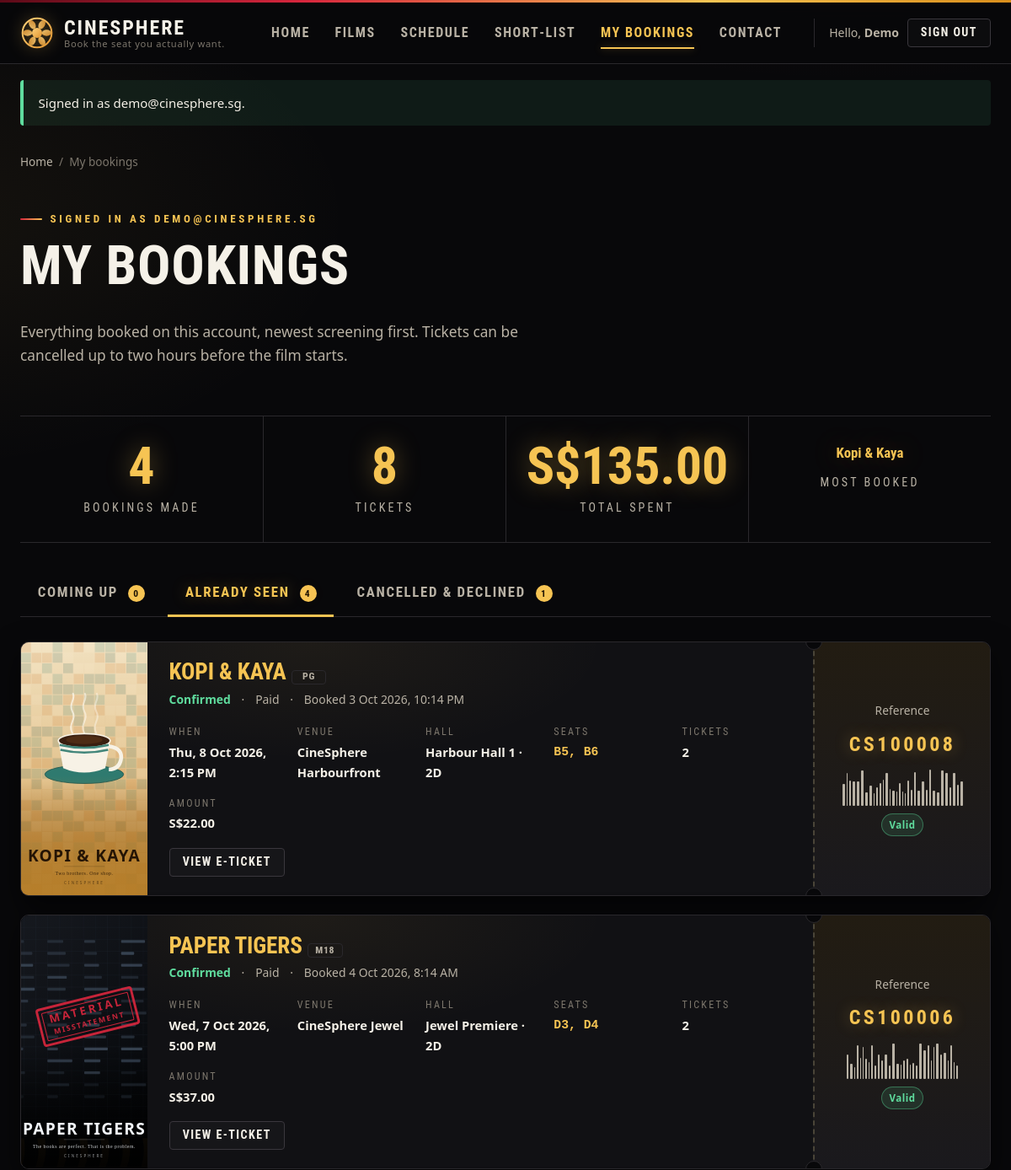
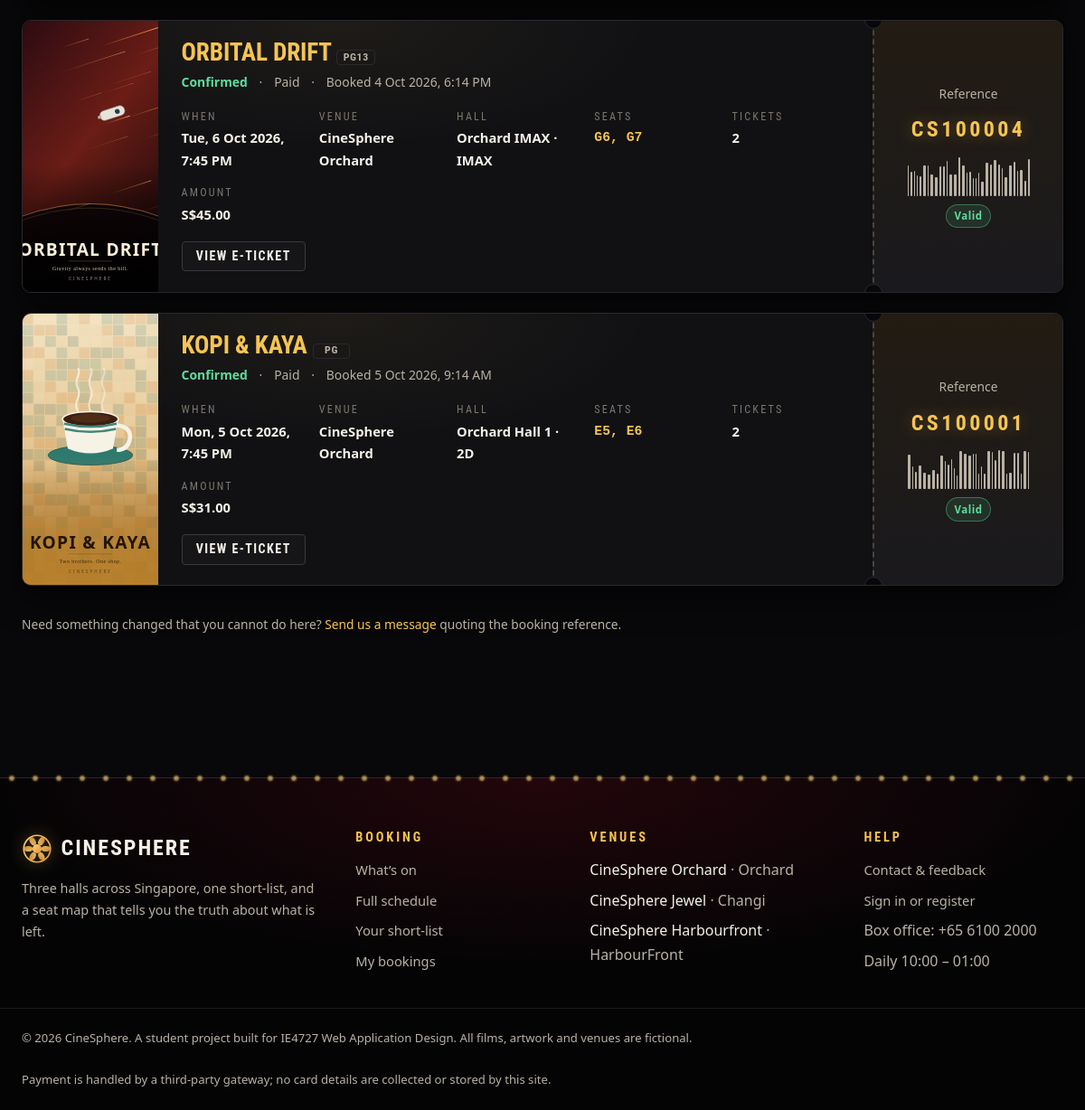
The page /mybookings.php?show=past (signed in) on the database its author committed (2 pictures, top to bottom).
### tables this page shows
CREATE TABLE users (
    user_id       INT AUTO_INCREMENT PRIMARY KEY,
    full_name     VARCHAR(80)  NOT NULL,
    email         VARCHAR(120) NOT NULL,
    phone         VARCHAR(20)  NOT NULL,
    password_hash VARCHAR(255) NOT NULL,
    birth_date    DATE         DEFAULT NULL,
    role          ENUM('customer','admin') NOT NULL DEFAULT 'customer',
    is_active     TINYINT(1)   NOT NULL DEFAULT 1,
    created_at    DATETIME     NOT NULL DEFAULT CURRENT_TIMESTAMP,
    last_login    DATETIME     DEFAULT NULL,
    CONSTRAINT uq_users_email UNIQUE (email)
);

CREATE TABLE bookings (
    booking_id     INT AUTO_INCREMENT PRIMARY KEY,
    booking_ref    VARCHAR(16) NOT NULL,
    user_id        INT NOT NULL,
    showtime_id    INT NOT NULL,
    seat_count     TINYINT UNSIGNED NOT NULL,
    total_amount   DECIMAL(8,2) NOT NULL,
    booking_status ENUM('confirmed','cancelled','failed') NOT NULL DEFAULT 'confirmed',
    payment_status ENUM('paid','unpaid','refunded')       NOT NULL DEFAULT 'unpaid',
    payment_method VARCHAR(40) NOT NULL DEFAULT 'Third-party gateway',
    email_sent     TINYINT(1)  NOT NULL DEFAULT 0,
    booked_at      DATETIME    NOT NULL DEFAULT CURRENT_TIMESTAMP,
    updated_at     DATETIME    NOT NULL DEFAULT CURRENT_TIMESTAMP
                                ON UPDATE CURRENT_TIMESTAMP,
    CONSTRAINT uq_booking_ref UNIQUE (booking_ref),
    CONSTRAINT fk_book_user FOREIGN KEY (user_id)
        REFERENCES users(user_id) ON DELETE CASCADE,
    CONSTRAINT fk_book_show FOREIGN KEY (showtime_id)
        REFERENCES showtimes(showtime_id) ON DELETE CASCADE
);

CREATE TABLE movies (
    movie_id     INT AUTO_INCREMENT PRIMARY KEY,
    title        VARCHAR(120) NOT NULL,
    tagline      VARCHAR(160) NOT NULL DEFAULT '',
    synopsis     TEXT         NOT NULL,
    genre        VARCHAR(60)  NOT NULL,
    language     VARCHAR(40)  NOT NULL DEFAULT 'English',
    duration_min SMALLINT UNSIGNED NOT NULL,
    classification ENUM('G','PG','PG13','NC16','M18') NOT NULL DEFAULT 'PG13',
    director     VARCHAR(80)  NOT NULL,
    cast_list    VARCHAR(255) NOT NULL,
    release_date DATE         NOT NULL,
    poster       VARCHAR(80)  NOT NULL,
    banner       VARCHAR(80)  NOT NULL DEFAULT '',
    user_score   DECIMAL(3,1) NOT NULL DEFAULT 0.0,
    status       ENUM('now_showing','coming_soon','archived')
                 NOT NULL DEFAULT 'now_showing',
    created_at   DATETIME NOT NULL DEFAULT CURRENT_TIMESTAMP
);

CREATE TABLE showtimes (
    showtime_id INT AUTO_INCREMENT PRIMARY KEY,
    movie_id    INT  NOT NULL,
    hall_id     INT  NOT NULL,
    show_date   DATE NOT NULL,
    show_time   TIME NOT NULL,
    format      ENUM('2D','3D','IMAX') NOT NULL DEFAULT '2D',
    base_price  DECIMAL(6,2) NOT NULL,
    status      ENUM('open','sold_out','cancelled') NOT NULL DEFAULT 'open',
    CONSTRAINT uq_hall_slot UNIQUE (hall_id, show_date, show_time),
    CONSTRAINT fk_show_movie FOREIGN KEY (movie_id)
        REFERENCES movies(movie_id) ON DELETE CASCADE,
    CONSTRAINT fk_show_hall  FOREIGN KEY (hall_id)
        REFERENCES halls(hall_id)  ON DELETE CASCADE
);

CREATE TABLE cinemas (
    cinema_id   INT AUTO_INCREMENT PRIMARY KEY,
    name        VARCHAR(80)  NOT NULL,
    location    VARCHAR(80)  NOT NULL,
    address     VARCHAR(200) NOT NULL,
    phone       VARCHAR(20)  NOT NULL,
    opening_hrs VARCHAR(60)  NOT NULL DEFAULT '10:00 - 01:00 daily'
);

CREATE TABLE halls (
    hall_id       INT AUTO_INCREMENT PRIMARY KEY,
    cinema_id     INT NOT NULL,
    hall_name     VARCHAR(40) NOT NULL,
    hall_type     ENUM('Standard','Premium','IMAX') NOT NULL DEFAULT 'Standard',
    row_count     TINYINT UNSIGNED NOT NULL,
    seats_per_row TINYINT UNSIGNED NOT NULL,
    CONSTRAINT fk_halls_cinema FOREIGN KEY (cinema_id)
        REFERENCES cinemas(cinema_id) ON DELETE CASCADE
);

### mybookings.php (the view, shortened to what the rows shown need)
<?php
require_once __DIR__ . '/includes/auth.php';
$user_id = current_user_id();
$me      = current_user();
$filter = (string) ($_GET['show'] ?? 'upcoming');
$all = db_all(
    'SELECT b.*, st.show_date, st.show_time, st.format,
            m.movie_id, m.title, m.poster, m.classification, m.duration_min,
            h.hall_name, h.hall_type,
            c.name AS cinema_name, c.location AS cinema_location,
            c.address AS cinema_address,
            TIMESTAMP(st.show_date, st.show_time) AS starts_at
       FROM bookings   b
       JOIN showtimes st ON st.showtime_id = b.showtime_id
       JOIN movies    m  ON m.movie_id     = st.movie_id
       JOIN halls     h  ON h.hall_id      = st.hall_id
       JOIN cinemas   c  ON c.cinema_id    = h.cinema_id
      WHERE b.user_id = ?
      ORDER BY TIMESTAMP(st.show_date, st.show_time) DESC',
    [$user_id]
);
$upcoming = [];
$past     = [];
$other    = [];
$now      = time();
foreach ($all as $b) {
    $b['seats']    = get_booking_seats((int) $b['booking_id']);
    $b['starts']   = strtotime($b['starts_at']);
    $b['can_cancel'] = ($b['booking_status'] === 'confirmed')
                     && ($b['starts'] - $now > 2 * 3600);
    if ($b['booking_status'] !== 'confirmed') {
        $other[] = $b;
    } elseif ($b['starts'] >= $now) {
        $upcoming[] = $b;
    } else {
        $past[] = $b;
    }
}
usort($upcoming, static fn($a, $b) => $a['starts'] <=> $b['starts']);
$lists = ['upcoming' => $upcoming, 'past' => $past, 'other' => $other];
$shown = $lists[$filter];
require __DIR__ . '/includes/header.php';
?>
<section class="section-tight">
  <div class="container">
    <span class="eyebrow">Signed in as <?= e($me['email']) ?></span>
    <h1>My bookings</h1>
    <p class="lede">
      Everything booked on this account, newest screening first. Tickets can
      be cancelled up to two hours before the film starts.
    </p>
  </div>
</section>
<div class="container" style="padding-bottom:4rem;">
  <?php if (!$shown): ?>
    <div class="empty-state">
      <img src="images/step-confirm.svg" alt="" width="74" height="74">
      <?php if ($filter === 'upcoming'): ?>
        <h2>Nothing booked yet</h2>
        <p class="muted">When you confirm a booking it will appear here with its reference.</p>
        <a class="btn btn-primary" href="movies.php">Find a film</a>
      <?php elseif ($filter === 'past'): ?>
        <h2>No past screenings</h2>
        <p class="muted">Films you have already been to will be listed here.</p>
      <?php else: ?>
        <h2>Nothing cancelled or declined</h2>
        <p class="muted">Cancelled bookings and declined payment attempts would show here.</p>
      <?php endif; ?>
    </div>
  <?php else: ?>
    <?php foreach ($shown as $b):
        $isConfirmed = ($b['booking_status'] === 'confirmed');
        $statusClass = 'status-' . $b['booking_status']; ?>
      <article class="ticket">
        <div class="ticket-poster">
          <img src="images/<?= e($b['poster']) ?>"
               alt="Poster for <?= e($b['title']) ?>" width="150" height="225" loading="lazy">
        </div>
        <div class="ticket-main">
          <h3>
            <a href="movie.php?id=<?= (int) $b['movie_id'] ?>"><?= e($b['title']) ?></a>
            <span class="rating"><?= e($b['classification']) ?></span>
          </h3>
          <p class="meta-row small" style="margin-bottom:.4rem;">
            <span class="<?= e($statusClass) ?>" style="font-weight:700;">
              <?= e(ucfirst($b['booking_status'])) ?>
            </span>
            <span>&middot;</span>
            <span><?= e(ucfirst($b['payment_status'])) ?></span>
            <span>&middot;</span>
            <span>Booked <?= e(date('j M Y, g:i A', strtotime($b['booked_at']))) ?></span>
          </p>
          <dl class="ticket-facts">
            <div><dt>When</dt>
              <dd><?= e(pretty_date($b['show_date'])) ?>, <?= e(pretty_time($b['show_time'])) ?></dd></div>
            <div><dt>Venue</dt>
              <dd><?= e($b['cinema_name']) ?></dd></div>
            <div><dt>Hall</dt>
              <dd><?= e($b['hall_name']) ?> &middot; <?= e($b['format']) ?></dd></div>
            <div><dt>Seats</dt>
              <dd class="seats">
                <?= $b['seats'] ? e(seat_list_text($b['seats'])) : '&mdash;' ?>
              </dd></div>
            <div><dt>Tickets</dt>
              <dd><?= (int) $b['seat_count'] ?></dd></div>
            <div><dt>Amount</dt>
              <dd><?= e(money($b['total_amount'])) ?></dd></div>
          </dl>
          <div class="btn-row" style="margin-top:1.1rem;">
            <?php if ($isConfirmed): ?>
              <a class="btn btn-ghost btn-sm"
                 href="confirmation.php?ref=<?= e(urlencode($b['booking_ref'])) ?>">
                View e-ticket
              </a>
            <?php endif; ?>
          </div>
        </div>
        <div class="ticket-stub">
          <span class="small muted">Reference</span>
          <span class="ticket-ref"><?= e($b['booking_ref']) ?></span>
          <?php if ($isConfirmed): ?>
            <span class="barcode" data-ref="<?= e($b['booking_ref']) ?>" aria-hidden="true"></span>
            <span class="badge badge-good">Valid</span>
          <?php elseif ($b['booking_status'] === 'cancelled'): ?>
            <span class="badge badge-sold">Cancelled</span>
          <?php else: ?>
            <span class="badge badge-mid">Not paid</span>
          <?php endif; ?>
        </div>
      </article>
    <?php endforeach; ?>
  <?php endif; ?>
</div>
<?php require __DIR__ . '/includes/footer.php'; ?>

### includes/header.php (shortened to what the rows shown need)
<?php
require_once __DIR__ . '/auth.php';
$me         = current_user();
?>
<!DOCTYPE html>
<html lang="en">
<head>
<link rel="stylesheet" href="css/style.css?v=<?= (int) filemtime(__DIR__ . '/../css/style.css') ?>">
</head>
<body>
<header class="site-header">
  <div class="container header-inner">
    <nav id="site-navigation" class="site-nav" aria-label="Main">
      <div class="nav-account">
        <?php if ($me): ?>
          <span class="who">Hello, <strong><?= e(explode(' ', $me['full_name'])[0]) ?></strong></span>
          <form method="post" action="logout.php" class="inline-form">
            <button type="submit" class="btn btn-ghost btn-sm">Sign out</button>
          </form>
        <?php else: ?>
          <a class="btn btn-ghost btn-sm" href="account.php">Sign in</a>
          <a class="btn btn-primary btn-sm" href="account.php?tab=register">Register</a>
        <?php endif; ?>
      </div>
    </nav>
  </div>
</header>
<main id="main">

### includes/footer.php (shortened to what the rows shown need)
</main>
<footer class="site-footer">
  <div class="container footer-grid">
    <div class="footer-col">
      <ul class="plain">
<?php
require_once __DIR__ . '/functions.php';
foreach (db_all('SELECT name, location FROM cinemas ORDER BY cinema_id') as $c): ?>
        <li><?= e($c['name']) ?> <span class="muted">&middot; <?= e($c['location']) ?></span></li>
<?php endforeach; ?>
      </ul>
    </div>
  </div>
</footer>
</body>
</html>

### rows shown on the page
users: full_name "Demo", email "DEMO@CINESPHERE.SG"
bookings: movies.poster (picture), movies.title "KOPI & KAYA", movies.classification "PG", booking_status "Confirmed", payment_status "Paid", booked_at "3 Oct 2026, 10:14 PM", showtime.show_date "Thu, 8 Oct 2026", showtime.show_time "2:15 PM", cinemas.name "CineSphere Harbourfront", halls.hall_name "Harbour Hall 1", showtime.format "2D", seats "B5, B6", seat_count "2", total_amount "S$22.00", booking_ref "CS100008"
bookings: movies.poster (picture), movies.title "PAPER TIGERS", movies.classification "M18", booking_status "Confirmed", payment_status "Paid", booked_at "4 Oct 2026, 8:14 AM", showtime.show_date "Wed, 7 Oct 2026", showtime.show_time "5:00 PM", cinemas.name "CineSphere Jewel", halls.hall_name "Jewel Premiere", showtime.format "2D", seats "D3, D4", seat_count "2", total_amount "S$37.00", booking_ref "CS100006"
bookings: movies.poster (picture), movies.title "ORBITAL DRIFT", movies.classification "PG13", booking_status "Confirmed", payment_status "Paid", booked_at "4 Oct 2026, 6:14 PM", showtime.show_date "Tue, 6 Oct 2026", showtime.show_time "7:45 PM", cinemas.name "CineSphere Orchard", halls.hall_name "Orchard IMAX", showtime.format "IMAX", seats "G6, G7", seat_count "2", total_amount "S$45.00", booking_ref "CS100004"
bookings: movies.poster (picture), movies.title "KOPI & KAYA", movies.classification "PG", booking_status "Confirmed", payment_status "Paid", booked_at "5 Oct 2026, 9:14 AM", showtime.show_date "Mon, 5 Oct 2026", showtime.show_time "7:45 PM", cinemas.name "CineSphere Orchard", halls.hall_name "Orchard Hall 1", showtime.format "2D", seats "E5, E6", seat_count "2", total_amount "S$31.00", booking_ref "CS100001"
cinemas: name "CineSphere Orchard", location "Orchard"
cinemas: name "CineSphere Jewel", location "Changi"
cinemas: name "CineSphere Harbourfront", location "HarbourFront"

### other values the page prints
SITE_NAME "CINESPHERE"
SITE_TAGLINE "Book the seat you actually want."
$f['msg'] "Signed in as demo@cinesphere.sg."
$totals['n'] "4"
$totals['tickets'] "8"
money($totals['spent']) "S$135.00"
$favourite['title'] "Kopi & Kaya"
count($upcoming) "0"
count($past) "4"
count($other) "1"
SITE_NAME "CineSphere"
